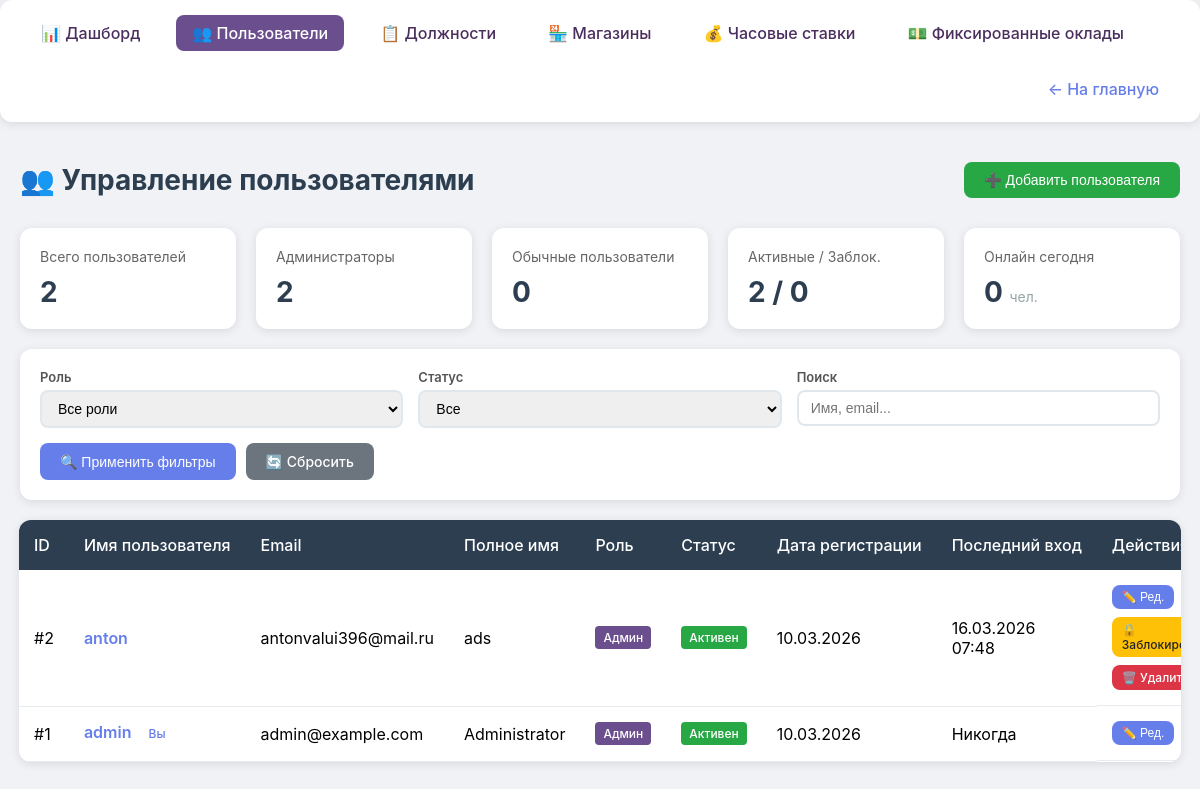
The page /admin/users.php (signed in) on the database its author committed.
### tables this page shows
CREATE TABLE `users` (
  `user_id` int(11) NOT NULL,
  `username` varchar(50) NOT NULL,
  `email` varchar(100) NOT NULL,
  `password` varchar(255) NOT NULL,
  `full_name` varchar(100) DEFAULT NULL,
  `role` enum('user','admin') NOT NULL DEFAULT 'user',
  `created_at` timestamp NOT NULL DEFAULT current_timestamp(),
  `last_login` timestamp NULL DEFAULT NULL,
  `is_active` tinyint(1) NOT NULL DEFAULT 1
);

### admin/users.php (the view, shortened to what this page needs)
<?php
require_once '../db.php';
$where_conditions = ["1=1"];
$where_clause = implode(" AND ", $where_conditions);
$users = mysqli_query($conn, "
    SELECT
        user_id,
        username,
        email,
        full_name,
        role,
        is_active,
        created_at,
        last_login
    FROM users
    WHERE $where_clause
    ORDER BY user_id DESC
");
$stats_query = mysqli_query($conn, "
    SELECT
        COUNT(*) as total,
        SUM(role = 'admin') as admins,
        SUM(role = 'user') as users,
        SUM(is_active = 1) as active,
        SUM(is_active = 0) as inactive,
        SUM(last_login >= DATE_SUB(NOW(), INTERVAL 24 HOUR)) as online_today
    FROM users
");
$stats = mysqli_fetch_assoc($stats_query);
?>
<!DOCTYPE html>
<html lang="ru">
<head>
</head>
<body>
    <div class="admin-nav">
        <a href="index.php">📊 Дашборд</a>
        <a href="users.php" class="active">👥 Пользователи</a>
        <a href="positions.php">📋 Должности</a>
        <a href="stores.php">🏪 Магазины</a>
        <a href="rates.php">💰 Часовые ставки</a>
        <a href="fixed_salaries.php">💵 Фиксированные оклады</a>
        <a href="../index.php" class="back-link">← На главную</a>
    </div>
    <div class="admin-wrapper">
        <div class="page-header">
            <h1>👥 Управление пользователями</h1>
            <button class="btn btn-success" onclick="openAddModal()">➕ Добавить пользователя</button>
        </div>
        <div class="stats-grid">
            <div class="stat-card">
                <div class="stat-label">Всего пользователей</div>
                <div class="stat-value"><?= $stats['total'] ?></div>
            </div>
            <div class="stat-card">
                <div class="stat-label">Администраторы</div>
                <div class="stat-value"><?= $stats['admins'] ?></div>
            </div>
            <div class="stat-card">
                <div class="stat-label">Обычные пользователи</div>
                <div class="stat-value"><?= $stats['users'] ?></div>
            </div>
            <div class="stat-card">
                <div class="stat-label">Активные / Заблок.</div>
                <div class="stat-value"><?= $stats['active'] ?> / <?= $stats['inactive'] ?></div>
            </div>
            <div class="stat-card">
                <div class="stat-label">Онлайн сегодня</div>
                <div class="stat-value"><?= $stats['online_today'] ?> <small>чел.</small></div>
            </div>
        </div>
        <div class="filters-panel">
            <form method="GET">
                <div class="filters-grid">
                    <div class="filter-group">
                        <label>Роль</label>
                        <select name="role" class="filter-select">
                            <option value="">Все роли</option>
                        </select>
                    </div>
                    <div class="filter-group">
                        <label>Статус</label>
                        <select name="is_active" class="filter-select">
                            <option value="">Все</option>
                        </select>
                    </div>
                    <div class="filter-group">
                        <label>Поиск</label>
                        <input type="text" name="search" class="filter-input" value="<?= htmlspecialchars($_GET['search'] ?? '') ?>" placeholder="Имя, email...">
                    </div>
                </div>
                <div class="filter-actions">
                    <button type="submit" class="btn btn-primary">🔍 Применить фильтры</button>
                    <a href="?" class="btn btn-secondary">🔄 Сбросить</a>
                </div>
            </form>
        </div>
        <div class="table-container">
            <table>
                <thead>
                    <tr>
                        <th>ID</th>
                        <th>Имя пользователя</th>
                        <th>Email</th>
                        <th>Полное имя</th>
                        <th>Роль</th>
                        <th>Статус</th>
                        <th>Дата регистрации</th>
                        <th>Последний вход</th>
                        <th>Действия</th>
                    </tr>
                </thead>
                <tbody>
                    <?php if (mysqli_num_rows($users) > 0): ?>
                        <?php while ($user = mysqli_fetch_assoc($users)):
                            $isCurrentUser = ($user['user_id'] == $_SESSION['user_id']);
                        ?>
                        <tr>
                            <td>#<?= $user['user_id'] ?></td>
                            <td class="username">
                                <?= htmlspecialchars($user['username']) ?>
                                <?php if ($isCurrentUser): ?>
                                    <span class="badge badge-warning" style="margin-left: 5px;">Вы</span>
                                <?php endif; ?>
                            </td>
                            <td><?= htmlspecialchars($user['email']) ?></td>
                            <td><?= htmlspecialchars($user['full_name'] ?: '-') ?></td>
                            <td>
                                <?php if ($user['role'] == 'admin'): ?>
                                    <span class="badge badge-admin">Админ</span>
                                <?php else: ?>
                                    <span class="badge badge-user">Пользователь</span>
                                <?php endif; ?>
                            </td>
                            <td>
                                <?php if ($user['is_active']): ?>
                                    <span class="badge badge-active">Активен</span>
                                <?php else: ?>
                                    <span class="badge badge-inactive">Заблокирован</span>
                                <?php endif; ?>
                            </td>
                            <td><?= $user['created_at'] ? date('d.m.Y', strtotime($user['created_at'])) : '-' ?></td>
                            <td><?= $user['last_login'] ? date('d.m.Y H:i', strtotime($user['last_login'])) : 'Никогда' ?></td>
                            <td class="actions">
                                <button class="btn btn-primary btn-sm" onclick="openEditModal(<?= $user['user_id'] ?>, '<?= htmlspecialchars(addslashes($user['username'])) ?>', '<?= htmlspecialchars(addslashes($user['email'])) ?>', '<?= htmlspecialchars(addslashes($user['full_name'])) ?>', '<?= $user['role'] ?>', <?= $user['is_active'] ?>)">✏️ Ред.</button>
                                <?php if (!$isCurrentUser): ?>
                                    <a href="?toggle_active=<?= $user['user_id'] ?>" class="btn btn-warning btn-sm" onclick="return confirm('Изменить статус пользователя?')">
                                        <?= $user['is_active'] ? '🔒 Заблокировать' : '🔓 Разблокировать' ?>
                                    </a>
                                    <a href="?delete=<?= $user['user_id'] ?>" class="btn btn-danger btn-sm" onclick="return confirm('Вы уверены? Это действие нельзя отменить.')">🗑️ Удалить</a>
                                <?php endif; ?>
                            </td>
                        </tr>
                        <?php endwhile; ?>
                    <?php endif; ?>
                </tbody>
            </table>
        </div>
    </div>
</body>
</html>

### admin/users.php (style rules this page uses)
* { margin: 0; padding: 0; box-sizing: border-box; }
body { font-family: -apple-system, BlinkMacSystemFont, 'Segoe UI', Roboto, Oxygen, Ubuntu, sans-serif; background: #f0f2f5; min-height: 100vh; }
.table-container { overflow-x: auto; -webkit-overflow-scrolling: touch; margin: 0 -1px; border-radius: 12px; }
table { min-width: 800px; }
.admin-wrapper { max-width: 1400px; margin: 0 auto; padding: 20px; width: 100%; }
.admin-nav { background: white; border-radius: 12px; padding: 15px 25px; margin-bottom: 20px; box-shadow: 0 2px 10px rgba(0,0,0,0.1); display: flex; gap: 20px; align-items: center; flex-wrap: wrap; width: 100%; }
.admin-nav a { color: #4a2e5e; text-decoration: none; padding: 8px 16px; border-radius: 8px; transition: all 0.3s; font-weight: 500; }
.admin-nav a.active { background: #6b4e8e; color: white; }
.back-link { margin-left: auto; color: #667eea !important; }
.page-header { display: flex; justify-content: space-between; align-items: center; margin-bottom: 30px; flex-wrap: wrap; gap: 15px; }
.page-header h1 { font-size: 28px; color: #2c3e50; }
.btn { padding: 10px 20px; border: none; border-radius: 8px; font-size: 14px; font-weight: 500; cursor: pointer; transition: all 0.2s; text-decoration: none; display: inline-flex; align-items: center; gap: 8px; }
.btn-primary { background: #667eea; color: white; }
.btn-success { background: #28a745; color: white; }
.btn-danger { background: #dc3545; color: white; }
.btn-warning { background: #ffc107; color: #212529; }
.btn-sm { padding: 5px 10px; font-size: 12px; }
.btn-secondary { background: #6c757d; color: white; }
.stats-grid { display: grid; grid-template-columns: repeat(auto-fit, minmax(180px, 1fr)); gap: 20px; margin-bottom: 20px; }
.stat-card { background: white; padding: 20px; border-radius: 12px; box-shadow: 0 2px 10px rgba(0,0,0,0.1); }
.stat-label { color: #666; font-size: 14px; margin-bottom: 10px; }
.stat-value { font-size: 28px; font-weight: bold; color: #2c3e50; }
.stat-value small { font-size: 14px; color: #95a5a6; font-weight: normal; }
.filters-panel { background: white; padding: 20px; border-radius: 12px; margin-bottom: 20px; box-shadow: 0 2px 10px rgba(0,0,0,0.1); }
.filters-grid { display: grid; grid-template-columns: repeat(auto-fit, minmax(180px, 1fr)); gap: 15px; margin-bottom: 15px; }
.filter-group { display: flex; flex-direction: column; gap: 5px; }
.filter-group label { font-size: 13px; font-weight: 600; color: #555; }
.filter-input, .filter-select { padding: 8px 12px; border: 2px solid #e1e8ed; border-radius: 8px; font-size: 14px; width: 100%; }
.filter-actions { display: flex; gap: 10px; flex-wrap: wrap; }
.table-container { background: white; border-radius: 12px; overflow: auto; box-shadow: 0 2px 10px rgba(0,0,0,0.1); }
table { width: 100%; border-collapse: collapse; min-width: 1000px; }
th { background: #2c3e50; color: white; padding: 15px; text-align: left; font-weight: 500; white-space: nowrap; }
td { padding: 15px; border-bottom: 1px solid #e9ecef; }
.username { font-weight: 600; color: #667eea; }
.badge { padding: 4px 8px; border-radius: 4px; font-size: 12px; font-weight: 500; display: inline-block; }
.badge-admin { background: #6b4e8e; color: white; }
.badge-active { background: #28a745; color: white; }
.actions { display: flex; gap: 8px; flex-wrap: wrap; }

### rows shown on the page
users: user_id "2", username "anton", email "antonvalui396@mail.ru", full_name "ads", role "Админ", is_active "Активен", created_at "10.03.2026", last_login "16.03.2026 07:48"
users: user_id "1", username "admin", shows "Вы", email "admin@example.com", full_name "Administrator", role "Админ", is_active "Активен", created_at "10.03.2026", shows "Никогда"

### other values the page prints
$stats['total'] "2"
$stats['admins'] "2"
$stats['users'] "0"
$stats['active'] "2"
$stats['inactive'] "0"
$stats['online_today'] "0"
